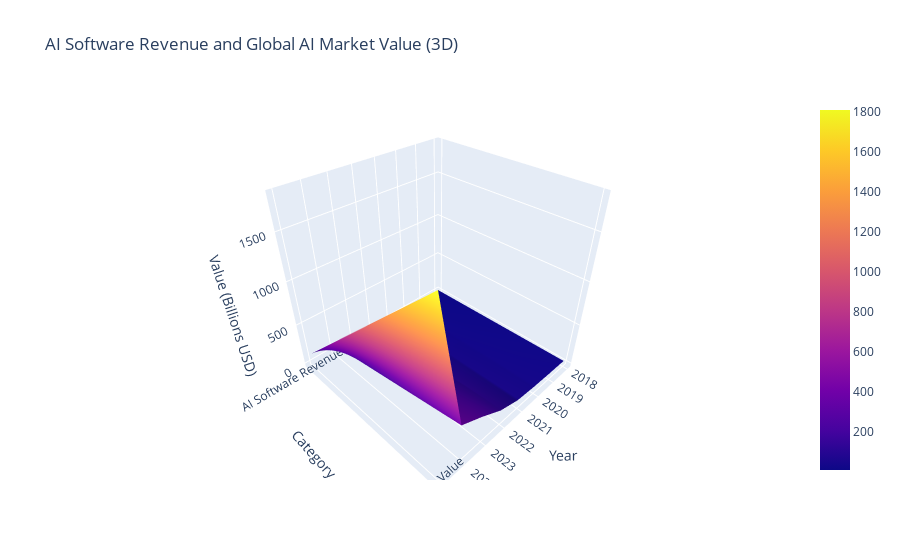

Notebook cell for this chart:
### Code cell
fig3d = go.Figure(data=[go.Surface(
    z=[data['AI Software Revenue(in Billions)'], data['Global AI Market Value(in Billions)']],
    x=data['Year'],
    y=['AI Software Revenue', 'Global AI Market Value']
)])
fig3d.update_layout(
    title='AI Software Revenue and Global AI Market Value (3D)',
    scene=dict(
        xaxis_title='Year',
        yaxis_title='Category',
        zaxis_title='Value (Billions USD)'
    )
)
fig3d.show()

### Figure 1 — Plotly figure (JSON) as saved in the notebook; plotly's stock layout.template omitted (floating-point values rounded to 4 significant figures)
{"data": [{"type": "surface", "x": [2018, 2019, 2020, 2021, 2022, 2023, 2024, 2025], "y": ["AI Software Revenue", "Global AI Market Value"], "z": [[10.1, 14.69, 22.59, 34.87, 51.27, 70.94, 94.41, 126], [29.5, 35, 45, 65, 140, 279, 400, 1810]]}], "layout": {"scene": {"xaxis": {"title": {"text": "Year"}}, "yaxis": {"title": {"text": "Category"}}, "zaxis": {"title": {"text": "Value (Billions USD)"}}}, "title": {"text": "AI Software Revenue and Global AI Market Value (3D)"}}}
